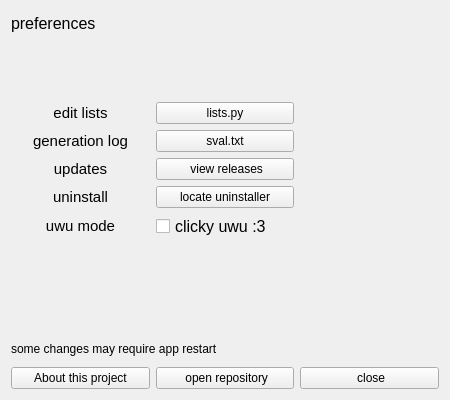
<?xml version="1.0" encoding="UTF-8"?>
<ui version="4.0">
 <class>PrefsWindow</class>
 <widget class="QWidget" name="PrefsWindow">
  <property name="geometry">
   <rect>
    <x>0</x>
    <y>0</y>
    <width>450</width>
    <height>400</height>
   </rect>
  </property>
  <property name="sizePolicy">
   <sizepolicy hsizetype="Minimum" vsizetype="Minimum">
    <horstretch>0</horstretch>
    <verstretch>0</verstretch>
   </sizepolicy>
  </property>
  <property name="minimumSize">
   <size>
    <width>400</width>
    <height>400</height>
   </size>
  </property>
  <property name="maximumSize">
   <size>
    <width>500</width>
    <height>500</height>
   </size>
  </property>
  <property name="windowTitle">
   <string>Preferences | Randomize Me</string>
  </property>
  <property name="windowIcon">
   <iconset resource="../../icons.qrc">
    <normaloff>:/main/media/logo.png</normaloff>:/main/media/logo.png</iconset>
  </property>
  <layout class="QGridLayout" name="gridLayout_2">
   <item row="1" column="1">
    <layout class="QGridLayout" name="gridLayout">
     <item row="3" column="0">
      <widget class="QLabel" name="label_2">
       <property name="font">
        <font>
         <family>Helvetica Neue</family>
         <pointsize>11</pointsize>
        </font>
       </property>
       <property name="styleSheet">
        <string notr="true"/>
       </property>
       <property name="text">
        <string>&lt;html&gt;&lt;head/&gt;&lt;body&gt;&lt;p align=&quot;center&quot;&gt;edit lists&lt;/p&gt;&lt;/body&gt;&lt;/html&gt;</string>
       </property>
      </widget>
     </item>
     <item row="3" column="1">
      <widget class="QPushButton" name="open_lists_btn">
       <property name="text">
        <string>lists.py</string>
       </property>
      </widget>
     </item>
     <item row="5" column="0">
      <widget class="QLabel" name="label_3">
       <property name="font">
        <font>
         <family>Helvetica Neue</family>
         <pointsize>11</pointsize>
        </font>
       </property>
       <property name="text">
        <string>&lt;html&gt;&lt;head/&gt;&lt;body&gt;&lt;p align=&quot;center&quot;&gt;updates&lt;/p&gt;&lt;/body&gt;&lt;/html&gt;</string>
       </property>
      </widget>
     </item>
     <item row="11" column="0" colspan="2">
      <widget class="QLabel" name="restart_label">
       <property name="font">
        <font>
         <family>Yu Gothic UI</family>
         <pointsize>9</pointsize>
        </font>
       </property>
       <property name="text">
        <string>&lt;html&gt;&lt;head/&gt;&lt;body&gt;&lt;p&gt;some changes may require app restart&lt;/p&gt;&lt;/body&gt;&lt;/html&gt;</string>
       </property>
      </widget>
     </item>
     <item row="7" column="1">
      <widget class="QCheckBox" name="uwuify_btn">
       <property name="font">
        <font>
         <family>Helvetica Neue</family>
         <pointsize>12</pointsize>
        </font>
       </property>
       <property name="text">
        <string>clicky uwu :3</string>
       </property>
      </widget>
     </item>
     <item row="4" column="0">
      <widget class="QLabel" name="label_5">
       <property name="font">
        <font>
         <family>Helvetica Neue</family>
         <pointsize>11</pointsize>
        </font>
       </property>
       <property name="text">
        <string>&lt;html&gt;&lt;head/&gt;&lt;body&gt;&lt;p align=&quot;center&quot;&gt;generation log&lt;/p&gt;&lt;/body&gt;&lt;/html&gt;</string>
       </property>
      </widget>
     </item>
     <item row="5" column="1">
      <widget class="QPushButton" name="update_btn">
       <property name="toolTipDuration">
        <number>0</number>
       </property>
       <property name="text">
        <string> view releases</string>
       </property>
       <property name="icon">
        <iconset resource="../../icons.qrc">
         <normaloff>:/buttons/media/external.png</normaloff>:/buttons/media/external.png</iconset>
       </property>
      </widget>
     </item>
     <item row="6" column="1">
      <widget class="QPushButton" name="unins_btn">
       <property name="toolTip">
        <string>&lt;html&gt;&lt;head/&gt;&lt;body&gt;&lt;p&gt;this will show the uninstaller executable in your file explorer&lt;/p&gt;&lt;/body&gt;&lt;/html&gt;</string>
       </property>
       <property name="text">
        <string>locate uninstaller</string>
       </property>
      </widget>
     </item>
     <item row="12" column="0">
      <widget class="QPushButton" name="about_btn">
       <property name="text">
        <string>About this project</string>
       </property>
      </widget>
     </item>
     <item row="12" column="3">
      <widget class="QPushButton" name="quit_btn">
       <property name="text">
        <string> close</string>
       </property>
       <property name="icon">
        <iconset resource="../../icons.qrc">
         <normaloff>:/buttons/media/cross.png</normaloff>:/buttons/media/cross.png</iconset>
       </property>
      </widget>
     </item>
     <item row="7" column="0">
      <widget class="QLabel" name="label_7">
       <property name="font">
        <font>
         <family>Helvetica Neue</family>
         <pointsize>11</pointsize>
        </font>
       </property>
       <property name="text">
        <string>&lt;html&gt;&lt;head/&gt;&lt;body&gt;&lt;p align=&quot;center&quot;&gt;uwu mode&lt;/p&gt;&lt;/body&gt;&lt;/html&gt;</string>
       </property>
      </widget>
     </item>
     <item row="4" column="1">
      <widget class="QPushButton" name="open_genlog_btn">
       <property name="text">
        <string>sval.txt</string>
       </property>
      </widget>
     </item>
     <item row="12" column="1">
      <widget class="QPushButton" name="repo_btn">
       <property name="text">
        <string> open repository</string>
       </property>
       <property name="icon">
        <iconset resource="../../icons.qrc">
         <normaloff>:/buttons/media/external.png</normaloff>:/buttons/media/external.png</iconset>
       </property>
      </widget>
     </item>
     <item row="6" column="0">
      <widget class="QLabel" name="label_4">
       <property name="font">
        <font>
         <family>Helvetica Neue</family>
         <pointsize>11</pointsize>
        </font>
       </property>
       <property name="text">
        <string>&lt;html&gt;&lt;head/&gt;&lt;body&gt;&lt;p align=&quot;center&quot;&gt;uninstall&lt;/p&gt;&lt;/body&gt;&lt;/html&gt;</string>
       </property>
      </widget>
     </item>
     <item row="0" column="3" rowspan="11">
      <spacer name="verticalSpacer">
       <property name="orientation">
        <enum>Qt::Vertical</enum>
       </property>
       <property name="sizeHint" stdset="0">
        <size>
         <width>20</width>
         <height>40</height>
        </size>
       </property>
      </spacer>
     </item>
     <item row="0" column="1" rowspan="2">
      <spacer name="verticalSpacer_4">
       <property name="orientation">
        <enum>Qt::Vertical</enum>
       </property>
       <property name="sizeHint" stdset="0">
        <size>
         <width>20</width>
         <height>40</height>
        </size>
       </property>
      </spacer>
     </item>
     <item row="0" column="0">
      <widget class="QLabel" name="label">
       <property name="font">
        <font>
         <family>Yu Gothic UI</family>
         <pointsize>12</pointsize>
        </font>
       </property>
       <property name="text">
        <string>preferences</string>
       </property>
      </widget>
     </item>
     <item row="8" column="0" rowspan="3">
      <spacer name="verticalSpacer_5">
       <property name="orientation">
        <enum>Qt::Vertical</enum>
       </property>
       <property name="sizeHint" stdset="0">
        <size>
         <width>20</width>
         <height>40</height>
        </size>
       </property>
      </spacer>
     </item>
    </layout>
   </item>
  </layout>
 </widget>
 <resources>
  <include location="../../icons.qrc"/>
 </resources>
 <connections/>
</ui>
